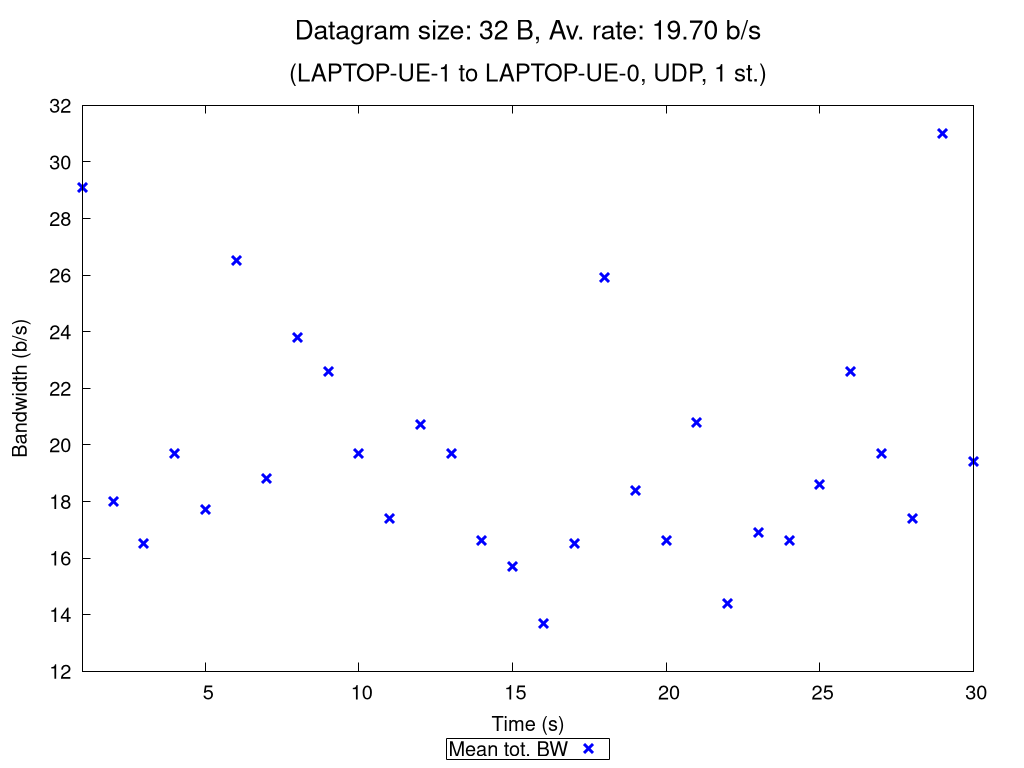

Recreate this plot in gnuplot.
set terminal pngcairo nocrop enhanced size 1024,768 font "Verdana,15"
set output "UDP_1_st_2020_10_13_12-40-27_two2one_00032B.png"

set title "{/=20 Datagram size: 32 B, Av. rate: 19.70 b/s}\n\n{/=18 (LAPTOP-UE-1 to LAPTOP-UE-0, UDP, 1 st.)}"

set xlabel "Time (s)"
set ylabel "Bandwidth (b/s)"
set ytics nomirror
set key bmargin center horizontal box samplen 1 width -1
set bmargin 4.6
set rmargin 4.5

rf = 1.0  # rate factor
set style fill transparent solid 0.2 noborder
set autoscale xfix
plot "UDP_1_st_2020_10_13_12-40-27_two2one_00032B_iperf_processed.dat" using 1:($2/rf-$3/rf):($2/rf+$3/rf) with filledcurves lc rgb "blue" notitle, \
     "" using 1:($2/rf) with points pt 2 ps 1.5 lw 3 lc rgb "blue" title "Mean tot. BW", \
